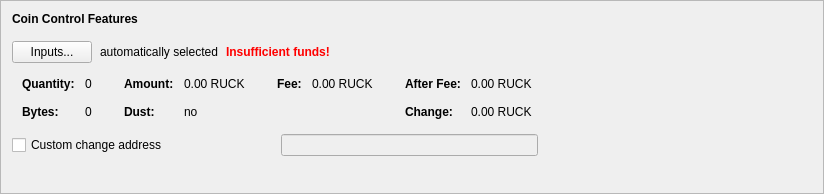
      <widget class="QFrame" name="frameCoinControl">
       <property name="sizePolicy">
        <sizepolicy hsizetype="Preferred" vsizetype="Fixed">
         <horstretch>0</horstretch>
         <verstretch>0</verstretch>
        </sizepolicy>
       </property>
       <property name="minimumSize">
        <size>
         <width>600</width>
         <height>194</height>
        </size>
       </property>
       <property name="frameShape">
        <enum>QFrame::StyledPanel</enum>
       </property>
       <property name="frameShadow">
        <enum>QFrame::Raised</enum>
       </property>
       <layout class="QVBoxLayout" name="verticalLayout_4">
        <item>
         <layout class="QVBoxLayout" name="verticalLayoutCoinControl" stretch="0,0,0,0,0">
          <property name="spacing">
           <number>0</number>
          </property>
          <property name="sizeConstraint">
           <enum>QLayout::SetDefaultConstraint</enum>
          </property>
          <property name="leftMargin">
           <number>0</number>
          </property>
          <property name="topMargin">
           <number>0</number>
          </property>
          <item>
           <layout class="QHBoxLayout" name="horizontalLayoutCoinControl1">
            <property name="bottomMargin">
             <number>15</number>
            </property>
            <item>
             <widget class="QLabel" name="labelCoinControlFeatures">
              <property name="sizePolicy">
               <sizepolicy hsizetype="Preferred" vsizetype="Maximum">
                <horstretch>0</horstretch>
                <verstretch>0</verstretch>
               </sizepolicy>
              </property>
              <property name="font">
               <font>
                <weight>75</weight>
                <bold>true</bold>
               </font>
              </property>
              <property name="styleSheet">
               <string notr="true">font-weight:bold;</string>
              </property>
              <property name="text">
               <string>Coin Control Features</string>
              </property>
             </widget>
            </item>
           </layout>
          </item>
          <item>
           <layout class="QHBoxLayout" name="horizontalLayoutCoinControl2" stretch="0,0,0,0">
            <property name="spacing">
             <number>8</number>
            </property>
            <property name="bottomMargin">
             <number>10</number>
            </property>
            <item>
             <widget class="QPushButton" name="pushButtonCoinControl">
              <property name="styleSheet">
               <string notr="true"/>
              </property>
              <property name="text">
               <string>Inputs...</string>
              </property>
              <property name="autoDefault">
               <bool>false</bool>
              </property>
             </widget>
            </item>
            <item>
             <widget class="QLabel" name="labelCoinControlAutomaticallySelected">
              <property name="text">
               <string>automatically selected</string>
              </property>
              <property name="margin">
               <number>5</number>
              </property>
             </widget>
            </item>
            <item>
             <widget class="QLabel" name="labelCoinControlInsuffFunds">
              <property name="font">
               <font>
                <weight>75</weight>
                <bold>true</bold>
               </font>
              </property>
              <property name="styleSheet">
               <string notr="true">color:red;font-weight:bold;</string>
              </property>
              <property name="text">
               <string>Insufficient funds!</string>
              </property>
              <property name="margin">
               <number>5</number>
              </property>
             </widget>
            </item>
            <item>
             <spacer name="horizontalSpacerCoinControl">
              <property name="orientation">
               <enum>Qt::Horizontal</enum>
              </property>
              <property name="sizeHint" stdset="0">
               <size>
                <width>40</width>
                <height>1</height>
               </size>
              </property>
             </spacer>
            </item>
           </layout>
          </item>
          <item>
           <widget class="QWidget" name="widgetCoinControl" native="true">
            <property name="sizePolicy">
             <sizepolicy hsizetype="Preferred" vsizetype="Preferred">
              <horstretch>0</horstretch>
              <verstretch>0</verstretch>
             </sizepolicy>
            </property>
            <property name="minimumSize">
             <size>
              <width>0</width>
              <height>0</height>
             </size>
            </property>
            <property name="styleSheet">
             <string notr="true"/>
            </property>
            <layout class="QHBoxLayout" name="horizontalLayoutCoinControl5">
             <property name="leftMargin">
              <number>0</number>
             </property>
             <property name="topMargin">
              <number>0</number>
             </property>
             <property name="rightMargin">
              <number>0</number>
             </property>
             <property name="bottomMargin">
              <number>0</number>
             </property>
             <item>
              <layout class="QHBoxLayout" name="horizontalLayoutCoinControl3" stretch="0,0,0,1">
               <property name="spacing">
                <number>20</number>
               </property>
               <property name="topMargin">
                <number>0</number>
               </property>
               <property name="bottomMargin">
                <number>10</number>
               </property>
               <item>
                <layout class="QFormLayout" name="formLayoutCoinControl1">
                 <property name="horizontalSpacing">
                  <number>10</number>
                 </property>
                 <property name="verticalSpacing">
                  <number>14</number>
                 </property>
                 <property name="leftMargin">
                  <number>10</number>
                 </property>
                 <property name="topMargin">
                  <number>4</number>
                 </property>
                 <property name="rightMargin">
                  <number>6</number>
                 </property>
                 <item row="0" column="0">
                  <widget class="QLabel" name="labelCoinControlQuantityText">
                   <property name="font">
                    <font>
                     <weight>75</weight>
                     <bold>true</bold>
                    </font>
                   </property>
                   <property name="text">
                    <string>Quantity:</string>
                   </property>
                   <property name="margin">
                    <number>0</number>
                   </property>
                  </widget>
                 </item>
                 <item row="0" column="1">
                  <widget class="QLabel" name="labelCoinControlQuantity">
                   <property name="cursor">
                    <cursorShape>IBeamCursor</cursorShape>
                   </property>
                   <property name="contextMenuPolicy">
                    <enum>Qt::ActionsContextMenu</enum>
                   </property>
                   <property name="text">
                    <string notr="true">0</string>
                   </property>
                   <property name="margin">
                    <number>0</number>
                   </property>
                   <property name="textInteractionFlags">
                    <set>Qt::LinksAccessibleByMouse|Qt::TextSelectableByKeyboard|Qt::TextSelectableByMouse</set>
                   </property>
                  </widget>
                 </item>
                 <item row="1" column="0">
                  <widget class="QLabel" name="labelCoinControlBytesText">
                   <property name="font">
                    <font>
                     <weight>75</weight>
                     <bold>true</bold>
                    </font>
                   </property>
                   <property name="text">
                    <string>Bytes:</string>
                   </property>
                  </widget>
                 </item>
                 <item row="1" column="1">
                  <widget class="QLabel" name="labelCoinControlBytes">
                   <property name="cursor">
                    <cursorShape>IBeamCursor</cursorShape>
                   </property>
                   <property name="contextMenuPolicy">
                    <enum>Qt::ActionsContextMenu</enum>
                   </property>
                   <property name="text">
                    <string notr="true">0</string>
                   </property>
                   <property name="textInteractionFlags">
                    <set>Qt::LinksAccessibleByMouse|Qt::TextSelectableByKeyboard|Qt::TextSelectableByMouse</set>
                   </property>
                  </widget>
                 </item>
                </layout>
               </item>
               <item>
                <layout class="QFormLayout" name="formLayoutCoinControl2">
                 <property name="horizontalSpacing">
                  <number>10</number>
                 </property>
                 <property name="verticalSpacing">
                  <number>14</number>
                 </property>
                 <property name="leftMargin">
                  <number>6</number>
                 </property>
                 <property name="topMargin">
                  <number>4</number>
                 </property>
                 <property name="rightMargin">
                  <number>6</number>
                 </property>
                 <item row="0" column="0">
                  <widget class="QLabel" name="labelCoinControlAmountText">
                   <property name="font">
                    <font>
                     <weight>75</weight>
                     <bold>true</bold>
                    </font>
                   </property>
                   <property name="text">
                    <string>Amount:</string>
                   </property>
                   <property name="margin">
                    <number>0</number>
                   </property>
                  </widget>
                 </item>
                 <item row="0" column="1">
                  <widget class="QLabel" name="labelCoinControlAmount">
                   <property name="cursor">
                    <cursorShape>IBeamCursor</cursorShape>
                   </property>
                   <property name="contextMenuPolicy">
                    <enum>Qt::ActionsContextMenu</enum>
                   </property>
                   <property name="text">
                    <string notr="true">0.00 RUCK</string>
                   </property>
                   <property name="textInteractionFlags">
                    <set>Qt::LinksAccessibleByMouse|Qt::TextSelectableByKeyboard|Qt::TextSelectableByMouse</set>
                   </property>
                  </widget>
                 </item>
                 <item row="1" column="0">
                  <widget class="QLabel" name="labelCoinControlLowOutputText">
                   <property name="font">
                    <font>
                     <weight>75</weight>
                     <bold>true</bold>
                    </font>
                   </property>
                   <property name="text">
                    <string>Dust:</string>
                   </property>
                  </widget>
                 </item>
                 <item row="1" column="1">
                  <widget class="QLabel" name="labelCoinControlLowOutput">
                   <property name="cursor">
                    <cursorShape>IBeamCursor</cursorShape>
                   </property>
                   <property name="contextMenuPolicy">
                    <enum>Qt::ActionsContextMenu</enum>
                   </property>
                   <property name="text">
                    <string notr="true">no</string>
                   </property>
                   <property name="textInteractionFlags">
                    <set>Qt::LinksAccessibleByMouse|Qt::TextSelectableByKeyboard|Qt::TextSelectableByMouse</set>
                   </property>
                  </widget>
                 </item>
                </layout>
               </item>
               <item>
                <layout class="QFormLayout" name="formLayoutCoinControl3">
                 <property name="horizontalSpacing">
                  <number>10</number>
                 </property>
                 <property name="verticalSpacing">
                  <number>14</number>
                 </property>
                 <property name="leftMargin">
                  <number>6</number>
                 </property>
                 <property name="topMargin">
                  <number>4</number>
                 </property>
                 <property name="rightMargin">
                  <number>6</number>
                 </property>
                 <item row="0" column="0">
                  <widget class="QLabel" name="labelCoinControlFeeText">
                   <property name="font">
                    <font>
                     <weight>75</weight>
                     <bold>true</bold>
                    </font>
                   </property>
                   <property name="text">
                    <string>Fee:</string>
                   </property>
                   <property name="margin">
                    <number>0</number>
                   </property>
                  </widget>
                 </item>
                 <item row="0" column="1">
                  <widget class="QLabel" name="labelCoinControlFee">
                   <property name="cursor">
                    <cursorShape>IBeamCursor</cursorShape>
                   </property>
                   <property name="contextMenuPolicy">
                    <enum>Qt::ActionsContextMenu</enum>
                   </property>
                   <property name="text">
                    <string notr="true">0.00 RUCK</string>
                   </property>
                   <property name="textInteractionFlags">
                    <set>Qt::LinksAccessibleByMouse|Qt::TextSelectableByKeyboard|Qt::TextSelectableByMouse</set>
                   </property>
                  </widget>
                 </item>
                </layout>
               </item>
               <item>
                <layout class="QFormLayout" name="formLayoutCoinControl4">
                 <property name="horizontalSpacing">
                  <number>10</number>
                 </property>
                 <property name="verticalSpacing">
                  <number>14</number>
                 </property>
                 <property name="leftMargin">
                  <number>6</number>
                 </property>
                 <property name="topMargin">
                  <number>4</number>
                 </property>
                 <property name="rightMargin">
                  <number>6</number>
                 </property>
                 <item row="0" column="0">
                  <widget class="QLabel" name="labelCoinControlAfterFeeText">
                   <property name="font">
                    <font>
                     <weight>75</weight>
                     <bold>true</bold>
                    </font>
                   </property>
                   <property name="text">
                    <string>After Fee:</string>
                   </property>
                   <property name="margin">
                    <number>0</number>
                   </property>
                  </widget>
                 </item>
                 <item row="0" column="1">
                  <widget class="QLabel" name="labelCoinControlAfterFee">
                   <property name="cursor">
                    <cursorShape>IBeamCursor</cursorShape>
                   </property>
                   <property name="contextMenuPolicy">
                    <enum>Qt::ActionsContextMenu</enum>
                   </property>
                   <property name="text">
                    <string notr="true">0.00 RUCK</string>
                   </property>
                   <property name="textInteractionFlags">
                    <set>Qt::LinksAccessibleByMouse|Qt::TextSelectableByKeyboard|Qt::TextSelectableByMouse</set>
                   </property>
                  </widget>
                 </item>
                 <item row="1" column="0">
                  <widget class="QLabel" name="labelCoinControlChangeText">
                   <property name="font">
                    <font>
                     <weight>75</weight>
                     <bold>true</bold>
                    </font>
                   </property>
                   <property name="text">
                    <string>Change:</string>
                   </property>
                  </widget>
                 </item>
                 <item row="1" column="1">
                  <widget class="QLabel" name="labelCoinControlChange">
                   <property name="cursor">
                    <cursorShape>IBeamCursor</cursorShape>
                   </property>
                   <property name="contextMenuPolicy">
                    <enum>Qt::ActionsContextMenu</enum>
                   </property>
                   <property name="text">
                    <string notr="true">0.00 RUCK</string>
                   </property>
                   <property name="textInteractionFlags">
                    <set>Qt::LinksAccessibleByMouse|Qt::TextSelectableByKeyboard|Qt::TextSelectableByMouse</set>
                   </property>
                  </widget>
                 </item>
                </layout>
               </item>
              </layout>
             </item>
            </layout>
           </widget>
          </item>
          <item>
           <layout class="QHBoxLayout" name="horizontalLayoutCoinControl4" stretch="0,0,0">
            <property name="spacing">
             <number>12</number>
            </property>
            <property name="sizeConstraint">
             <enum>QLayout::SetDefaultConstraint</enum>
            </property>
            <property name="topMargin">
             <number>5</number>
            </property>
            <property name="rightMargin">
             <number>5</number>
            </property>
            <item>
             <widget class="QCheckBox" name="checkBoxCoinControlChange">
              <property name="toolTip">
               <string>If this is activated, but the change address is empty or invalid, change will be sent to a newly generated address.</string>
              </property>
              <property name="text">
               <string>Custom change address</string>
              </property>
             </widget>
            </item>
            <item>
             <widget class="QValidatedLineEdit" name="lineEditCoinControlChange">
              <property name="enabled">
               <bool>false</bool>
              </property>
              <property name="sizePolicy">
               <sizepolicy hsizetype="Ignored" vsizetype="Fixed">
                <horstretch>0</horstretch>
                <verstretch>0</verstretch>
               </sizepolicy>
              </property>
             </widget>
            </item>
            <item>
             <widget class="QLabel" name="labelCoinControlChangeLabel">
              <property name="sizePolicy">
               <sizepolicy hsizetype="Preferred" vsizetype="Expanding">
                <horstretch>0</horstretch>
                <verstretch>0</verstretch>
               </sizepolicy>
              </property>
              <property name="minimumSize">
               <size>
                <width>0</width>
                <height>0</height>
               </size>
              </property>
              <property name="text">
               <string/>
              </property>
              <property name="margin">
               <number>3</number>
              </property>
             </widget>
            </item>
           </layout>
          </item>
          <item>
           <spacer name="verticalSpacerCoinControl">
            <property name="orientation">
             <enum>Qt::Vertical</enum>
            </property>
            <property name="sizeType">
             <enum>QSizePolicy::Expanding</enum>
            </property>
            <property name="sizeHint" stdset="0">
             <size>
              <width>800</width>
              <height>1</height>
             </size>
            </property>
           </spacer>
          </item>
         </layout>
        </item>
       </layout>
      </widget>
